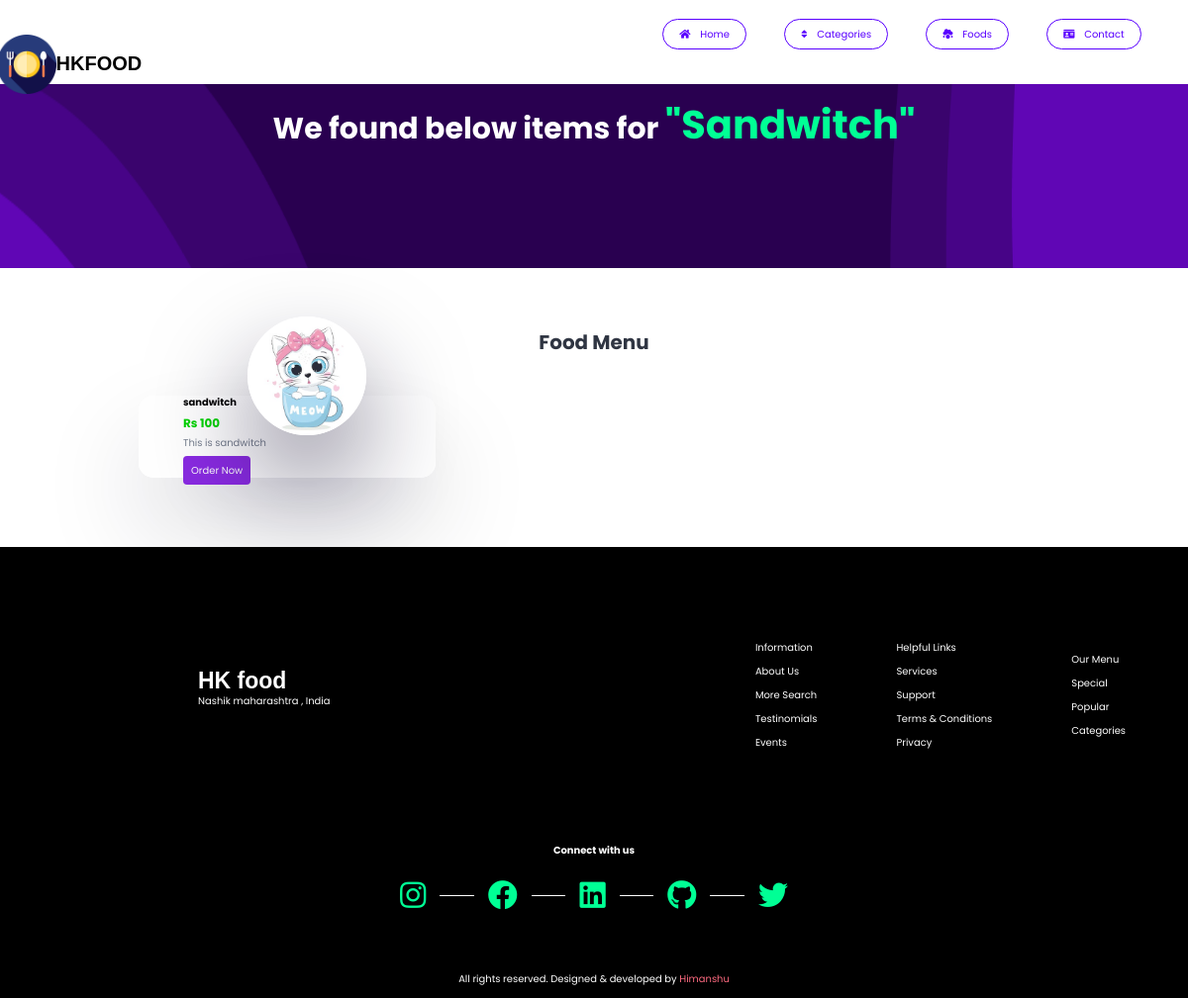
Page /category-foods.php?category_id=2 on the committed database.
### tables this page shows
CREATE TABLE `tbl_category` (
  `id` int(11) NOT NULL,
  `title` varchar(100) NOT NULL,
  `image_name` varchar(255) NOT NULL,
  `featured` varchar(10) NOT NULL,
  `active` varchar(10) NOT NULL
);

CREATE TABLE `tbl_food` (
  `id` int(11) NOT NULL,
  `title` varchar(255) NOT NULL,
  `description` varchar(255) NOT NULL,
  `price` decimal(10,0) NOT NULL,
  `image_name` varchar(255) NOT NULL,
  `category_id` int(10) NOT NULL,
  `featured` varchar(10) NOT NULL,
  `active` varchar(10) NOT NULL
);

### category-foods.php (the view, shortened to what this page needs)
<?php include('partials-front/menu.php') ?>
<?php
if (isset($_GET['category_id'])) {
    $category_id = $_GET['category_id'];
    $sql = "SELECT title FROM tbl_category WHERE id=$category_id";
    $res = mysqli_query($conn, $sql);
    $row = mysqli_fetch_assoc($res);
    $category_title = $row['title'];
} else {
    header('location:' . SITEURL);
}
?>
<section class="food-search text-center">
    <div class="container">
        <h2 style="color: white;font-size:30px">We found below items for <a href="#" style="color: rgb(0, 255, 149);font-size:40px">"<?php echo $category_title; ?>"</a></h2>
    </div>
</section>
<section class="food-menu">
    <div class="container">
        <h2 class="text-center">Food Menu</h2>
        <?php
        $sql2 = "SELECT * FROM tbl_food WHERE category_id=$category_id";
        $res2 = mysqli_query($conn, $sql2);
        $count2 = mysqli_num_rows($res2);
        if ($count2 > 0) {
            while ($row2 = mysqli_fetch_assoc($res2)) {
                $id=$row2['id'];
                $title = $row2['title'];
                $price = $row2['price'];
                $description = $row2['description'];
                $image_name = $row2['image_name'];
        ?>
                <div class="food-menu-box">
                    <div class="food-menu-img">
                        <?php
                        if ($image_name == "") {
                            echo "Image Not Available";
                        } else {
                        ?>
                            <img src="<?php echo SITEURL ?>images/food/<?php echo $image_name ?>" alt="Chicke Hawain Pizza" class="img-responsive img-curve" style="border-radius: 50%;width:120px;height: 120px;box-shadow: rgba(17, 12, 46, 0.5) 0px 48px 100px 0px;position:absolute;margin-top:-40px;margin-left :40px;">
                        <?php
                        }
                        ?>
                    </div>
                    <div class="food-menu-desc">
                        <h4><?php echo $title ?></h4>
                        <p class="food-price">Rs <?php echo $price ?></p>
                        <p class="food-detail">
                            <?php echo $description ?>
                        </p>
                        <br>
                        <a href="<?php echo SITEURL; ?>order.php?food_id=<?php echo $id; ?>" class="order-button">Order Now</a>
                    </div>
                </div>
        <?php
            }
        } else {
            ?>
            <center><img src="error1.png" alt="" srcset="" width="400px" height="400px"></center>
             <?php
             echo "<center><h1 style='color:red'>Food Not Available...</h1></center>";
        }
        ?>
    </div>
</section>
<?php include('partials-front/footer.php') ?>

### partials-front/menu.php (shortened to what this page needs)
<!DOCTYPE html>
<html lang="en">
<head>
    <link rel="stylesheet" href="https://use.fontawesome.com/releases/v5.15.4/css/all.css">
    <head>
    </head>
    <link rel="stylesheet" href="https://unpkg.com/aos@next/dist/aos.css" />
    <link rel="stylesheet" href="css/style.css">
</head>
<body>
    <section class="navbar">
        <div class="container" style="display: flex;">
            <div class="logo">
                <a href="<?php echo SITEURL; ?>" title="Logo" style="display: flex;justify-content:center;align-items:center;width:100px;height:100px;">
                    <img src="images/restaurant (1).png" alt="Restaurant Logo" class="img-responsive" width="50px" height="60px">
                    <h3 style="color: black;width:200px;font-size:20px">HKFOOD</h3>
                </a>
            </div>
            <div class="menu text-right">
                <ul>
                    <li>
                        <a href="<?php echo SITEURL; ?>"><i class="fas fa-home"></i>Home</a>
                    </li>
                    <li>
                        <a href="<?php echo SITEURL; ?>categories.php"><i class="fas fa-sort"></i>Categories</a>
                    </li>
                    <li>
                        <a href="<?php echo SITEURL; ?>foods.php"><i class="fas fa-cloud-meatball"></i>Foods</a>
                    </li>
                    <li>
                        <a href="<?php echo SITEURL; ?>contact.php"><i class="fas fa-id-card"></i>Contact</a>
                    </li>
                </ul>
            </div>
        </div>
    </section>

### partials-front/footer.php (shortened to what this page needs)
<div class="footer-content">
    <div class="footer-info">
        <div class="content">
            <div class="address">
                <div class="avator">
                    <h3>HK food</h3>
                </div>
                <p>Nashik maharashtra , India</p>
                <br/>
            </div>
            <div class="testinomy">
                <ul>
                    <li> <a href="">Information</li></a>
                    <li> <a href="">About Us</li></a>
                    <li> <a href="">More Search</li></a>
                    <li> <a href="">Testinomials</li></a>
                    <li> <a href="">Events</li></a>
                </ul>
                <ul>
                    <li> <a href="">Helpful Links</li></a>
                    <li> <a href="">Services</li></a>
                    <li> <a href="">Support</li></a>
                    <li> <a href="">Terms & Conditions</li></a>
                    <li> <a href="">Privacy</li></a>
                </ul>
                <ul>
                    <li> <a href=""> Our Menu</li></a>
                    <li> <a href=""> Special</li></a>
                    <li> <a href=""> Popular</li></a>
                    <li> <a href=""> Categories</li></a>
                </ul>
            </div>
        </div>
    </div>
    <h4 style="text-align: center;color:white">Connect with us</h4>
    <section class="social">
        <br />
        <div class="container text-center">
            <ul>
                <li>
                    <a href="/"><i class="fab fa-instagram"></i></a>
                </li>
                <li>
                    <a href="#"><i class="fab fa-facebook"></i></a>
                </li>
                <li>
                    <a href="#"><i class="fab fa-linkedin"></i></a>
                </li>
                <li>
                    <a href=""><i class="fab fa-github"></i></a>
                </li>
                <li>
                    <a href="#"><i class="fab fa-twitter"></i></a>
                </li>
            </ul>
        </div>
    </section>
    <br />
    <br />
    <br />
    <section class="footer">
        <div class="container" width="700px">
            <p style="text-align:center">All rights reserved. Designed & developed by <a>Himanshu</a></p>
        </div>
    </section>
</div>
</body>
</html>

### css/style.css (style rules this page uses)
* { margin: 0 0; padding: 0 0; font-family: "Poppins", sans-serif; scroll-behavior: smooth; transition: 0.4s; }
html { font-size: 62.2%; }
.container { width: 80%; margin: 0 auto; padding: 1%; }
.img-responsive { width: 100%; }
.img-curve { border-radius: 1.5rem; }
.text-right { text-align: right; }
.text-center { text-align: center; }
a { color: #ff6b81; text-decoration: none; }
h2 { color: #2f3542; font-size: 2rem; margin-bottom: 2%; }
h3 { font-size: 1 rem; color: black; }
.navbar { position: fixed; background-color: white; z-index: 10000; width: 100%; height: 8rem; display: flex; flex-direction: column; justify-content: center; align-items: center; }
.navbar .container { height: 7rem; width: 100%; padding: 1rem; background-color: white; }
.logo { width: 50%; display: flex; padding: 1rem; }
.menu { width: 50%; text-align: center; justify-content: center; float: left; position: relative; padding: .8rem; }
.menu ul { list-style-type: none; padding: 1.5rem; color: white; }
.menu ul li { display: inline; margin: .3rem; padding: 1rem; font-weight: normal; color: rgb(255, 255, 255); border-radius: .5rem; }
.menu ul li a { margin: .5rem; color: rgb(89, 0, 255); padding: .5rem; border: .2rem solid rgb(89, 0, 255); border-radius: 2.5rem; padding: .8rem 1.6rem; }
.menu i { color: 31, 0, 49; margin-right: 1rem; }
.food-search { background-repeat: no-repeat; color: white; width: 100%; background-image: url("../images/search\ bar 1.png"); padding: 7% 0; display: flex; justify-content: center; background-attachment: fixed; background-position: center; background-repeat: no-repeat; background-size: 100% 100%; align-items: center; }
.food-search .container { display: flex; flex-direction: column; justify-content: center; align-items: center; }
.food-menu { padding: 4% 0; }
.food-menu-box { float: left; margin: 20px; margin-bottom: 10px; align-items: center; justify-content: center; background: linear-gradient(to right, #ffffff, #ffffff); box-shadow: rgba(17, 12, 46, 0.15) 0px 48px 100px 0px; display: flex; flex-direction: column; width: 300px; font-family: sans-serif; border-radius: 15px; }
.food-menu-img { width: 100%; border-radius: 50%; display: flex; justify-content: center; align-items: center; }
.food-menu-img img { width: 200px; height: 200px; border-radius:8px; }
.food-menu-desc { width: 70%; }
.food-menu-desc h4 { width: 100px; }
.food-price { font-size: 1.2rem; margin: 2% 0; color: rgb(0, 211, 0); font-weight: bold; }
.food-detail { font-size: 1rem; color: #747d8c; }
.footer-content { width: 100%; height: 100%; background-color: rgb(0, 0, 0); display: flex; justify-content: center; align-items: center; flex-direction: column; }
.footer-content .footer-info { background-color: rgb(0, 0, 0); color: white; width: 100%; }
.footer-content .footer-info .content { width: 100%; height: 300px; display: flex; justify-content: center; align-items: center; }
.footer-content .footer-info .content .address { width: 50%; display: flex; justify-content: left; align-items: left; flex-direction: column; margin-left: 200px; }
.footer-content .footer-info .content .address .avator { display: flex; }
.footer-content .footer-info .content .address h3 { color: rgb(255, 255, 255); font-size: 23px; }
.footer-content .footer-info .content .address p { width: 250px; color: rgb(255, 255, 255); }
.footer-content .footer-info .content .testinomy { width: 50%; display: flex; justify-content: center; align-items: center; }
.footer-content .footer-info .content .testinomy ul { margin: 30px; }
.footer-content .footer-info .content .testinomy ul li { list-style-type: none; margin: 10px; }
.footer-content .footer-info .content .testinomy ul li a { color: rgb(255, 255, 255); text-decoration: none; }
.social { width: 500px; }
.social ul { display: flex; justify-content: center; align-items: center; }
.social i { color: rgb(0, 255, 149); font-size: 30px; }
.social ul { list-style-type: none; }
.social ul li { display: inline; padding: 1%; }
.footer { width: 100%; color: white; }
.order-button { padding: 8px; background-color: blueviolet; color: white; border-radius: 4px; }
.contact .content .boxes .card h3, p { color: white; }

### partials-front/menu.php (style rules this page uses)
h3 { color: black; font-family: 'Lucida Sans', 'Lucida Sans Regular', 'Lucida Grande', 'Lucida Sans Unicode', Geneva, Verdana, sans-serif; }

### rows in the picture
tbl_category: title "Sandwitch"
tbl_food: image_name (picture), title "sandwitch", price "100", description "This is sandwitch"
